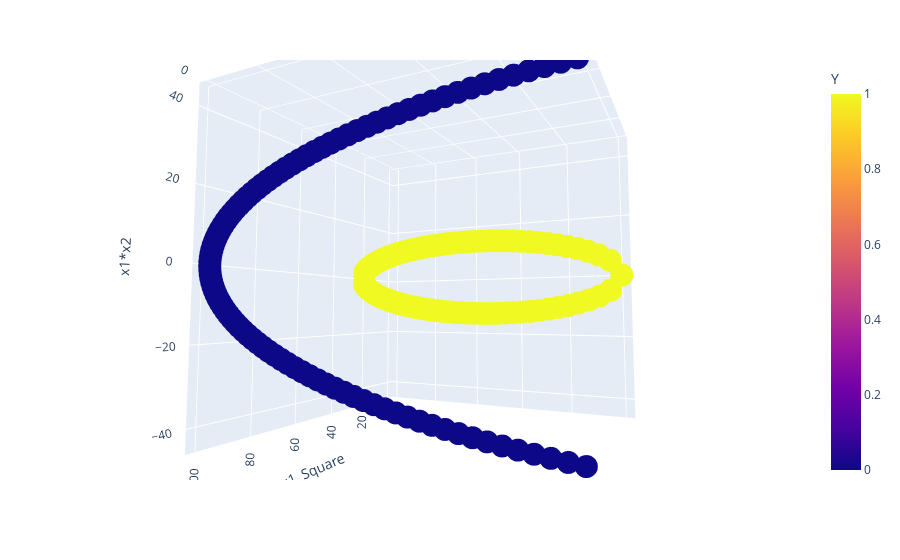

Source (notebook cell):
### Code cell
import plotly.express as px
fig =px.scatter_3d(df,x='x1_Square',y='x2_Square',z='x1*x2',color='Y')
fig.show()

### Figure 1 — Plotly figure (JSON) as saved in the notebook; plotly's stock layout.template omitted (floating-point values rounded to 4 significant figures; data arrays with more than 128 entries replaced by an {"elided": "..."} marker saying what was removed)
{"data": [{"hovertemplate": "x1_Square=%{x}<br>x2_Square=%{y}<br>x1*x2=%{z}<br>Y=%{marker.color}<extra></extra>", "legendgroup": "", "marker": {"color": {"elided": "400 int values"}, "coloraxis": "coloraxis", "symbol": "circle"}, "mode": "markers", "name": "", "scene": "scene", "showlegend": false, "type": "scatter3d", "x": {"elided": "400 float values"}, "y": {"elided": "400 float values"}, "z": {"elided": "400 float values"}}], "layout": {"autosize": true, "coloraxis": {"colorbar": {"title": {"text": "Y"}}, "colorscale": [[0, "#0d0887"], [0.1111, "#46039f"], [0.2222, "#7201a8"], [0.3333, "#9c179e"], [0.4444, "#bd3786"], [0.5556, "#d8576b"], [0.6667, "#ed7953"], [0.7778, "#fb9f3a"], [0.8889, "#fdca26"], [1, "#f0f921"]]}, "legend": {"tracegroupgap": 0}, "margin": {"t": 60}, "scene": {"aspectmode": "auto", "aspectratio": {"x": 1, "y": 1, "z": 1}, "camera": {"center": {"x": 0, "y": 0, "z": 0}, "eye": {"x": 1.412, "y": 0.7001, "z": -0.1263}, "projection": {"type": "perspective"}, "up": {"x": 0, "y": 0, "z": 1}}, "domain": {"x": [0, 1], "y": [0, 1]}, "xaxis": {"title": {"text": "x1_Square"}, "type": "linear"}, "yaxis": {"title": {"text": "x2_Square"}, "type": "linear"}, "zaxis": {"title": {"text": "x1*x2"}, "type": "linear"}}}}
